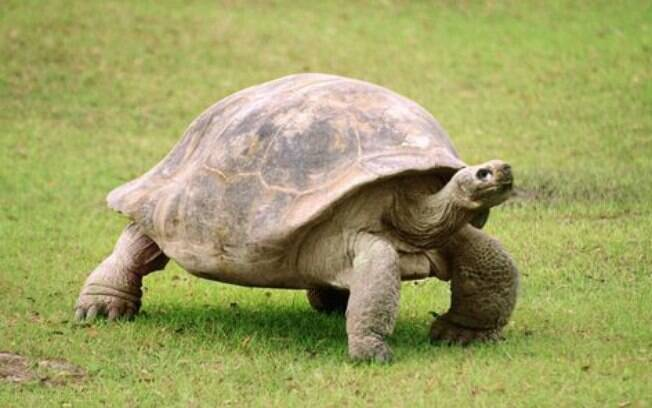
#> input picture AULA 02-10/turtle.jpg, 652 x 408 px
$ jupyter execute 'Aula 02-10.ipynb'
#> lines starting #> are read from the running program, lines starting #| are printed output that depends on the picture
[cell 1]
import cv2
import numpy as np
import matplotlib.pyplot as plt
from google.colab import files

[cell 2]
arquivo = files.upload()
#> the answer given: turtle.jpg

[cell 3]
img_bgr = cv2.imread('turtle.jpg')
#> img_bgr is the input picture: shape (408, 652, 3); mean B, G, R 99.7, 161, 159.7
img_gray = cv2.cvtColor(img_bgr, cv2.COLOR_RGB2GRAY)
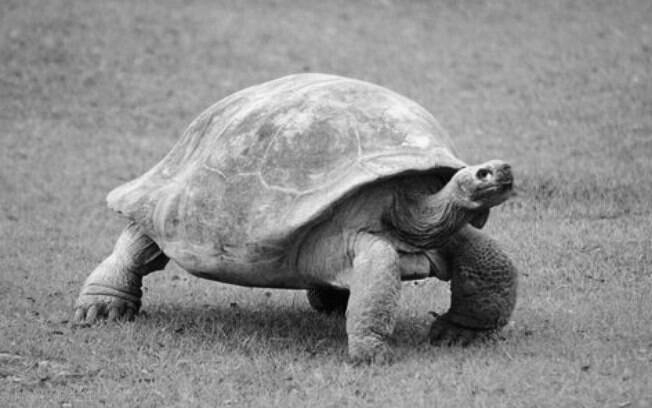
#> img_gray: shape (408, 652); min 0, max 250, mean 142.5
img_gray

[cell 4]
altura = img_gray.shape[0]
#> altura = 408
largura = img_gray.shape[1]
#> largura = 652

print(altura, largura)
#| 408 652

# 1. Translação de exclusão

[cell 5]
dx = 50
dy = 30

transladada = np.zeros((altura, largura), dtype=np.uint8)

for x in range(largura):
  for y in range(altura):

    novo_x = x + dx
    novo_y = y + dy

    if 0 <= novo_x and novo_x < largura:
      if 0 <= novo_y and novo_y < altura:
        transladada[novo_y, novo_x] = img_gray[y,x]
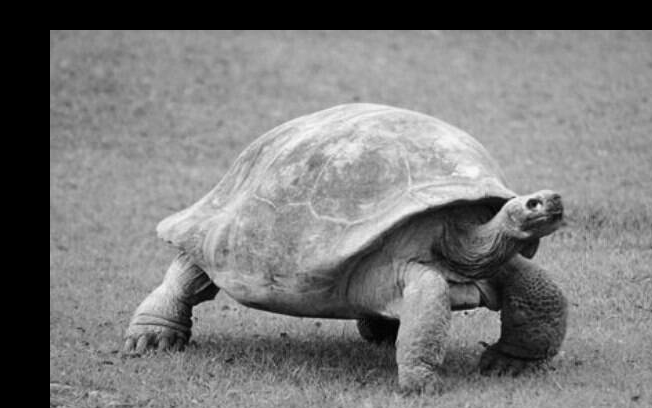
#> transladada: shape (408, 652); min 0, max 250, mean 121.2

plt.figure(figsize=(7,5))
plt.imshow(transladada, cmap='gray')
plt.title('Translação de Exclusão')
plt.axis('off')
plt.show()

# 2. Translação de wrap-around

[cell 6]
dx = 326
dy = 204

transladada = np.zeros((altura, largura), dtype=np.uint8)

for x in range(largura):
  for y in range(altura):

    novo_x = (x + dx) % largura
    novo_y = (y + dy) % altura

    transladada[novo_y, novo_x] = img_gray[y,x]
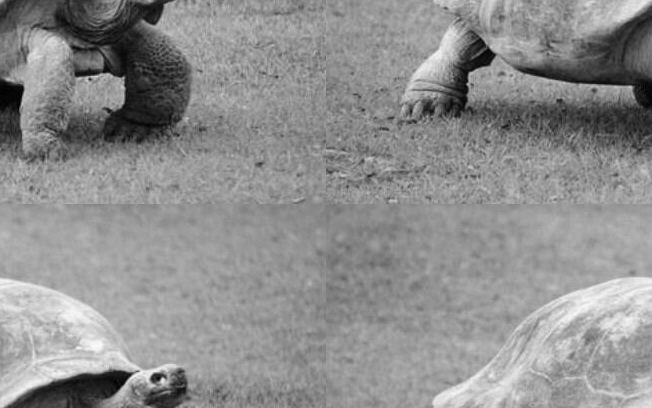
#> transladada: shape (408, 652); min 0, max 250, mean 142.5

plt.figure(figsize=(7,5))
plt.imshow(transladada, cmap='gray')
plt.title('Translação de wrap-around')
plt.axis('off')
plt.show()

# 3. Escalamento

[cell 7]
sx = 3.0
sy = 3.0

nova_largura = int(largura * sx)
#> nova_largura = 1956
nova_altura = int(altura * sy)
#> nova_altura = 1224

escalada = np.zeros((nova_altura, nova_largura), dtype=np.uint8)

for x in range(nova_largura):
  for y in range(nova_altura):

    novo_x = int(x / sx)
    novo_y = int(y / sy)

    escalada[y,x] = img_gray[novo_y, novo_x]

plt.figure(figsize=(7,5))
plt.imsave('turtle_3_0.png', escalada)
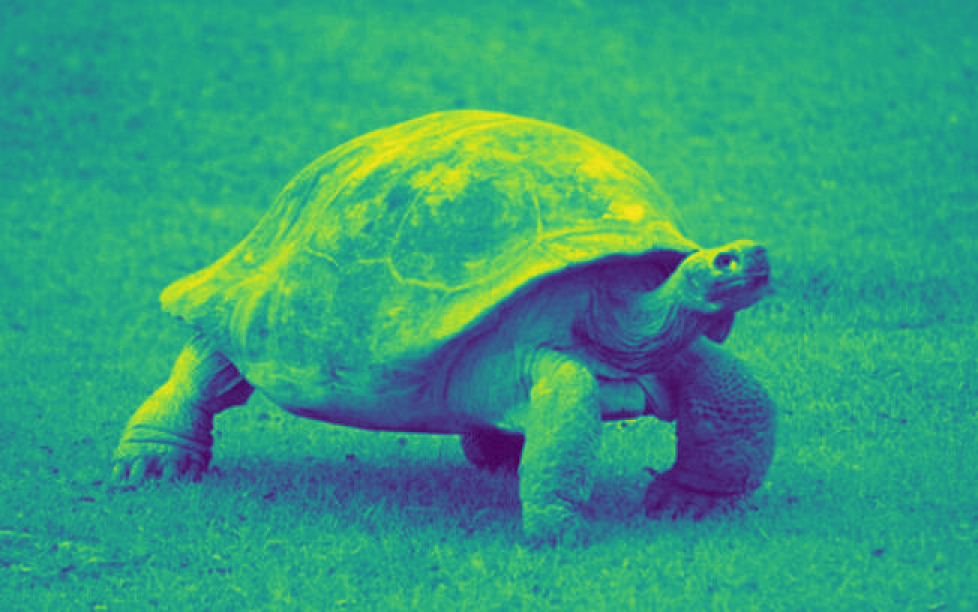
#> saved as turtle_3_0.png: shape (1224, 1956, 3) (shown at 1/2 size); mean R, G, B 51, 158.7, 124.7
plt.imshow(escalada, cmap='gray')
plt.title('Escalamento')
plt.axis('off')
plt.show()

# 4. Espelhamento

[cell 8]
espelhada_h = np.zeros((altura, largura), dtype=np.uint8)
espelhada_v = np.zeros((altura, largura), dtype=np.uint)

for x in range(largura):
  for y in range(altura):

    novo_x = largura - x - 1
    novo_y = altura - y - 1

    espelhada_h[y, novo_x] = img_gray[y, x]
    espelhada_v[novo_y, x] = img_gray[y, x]
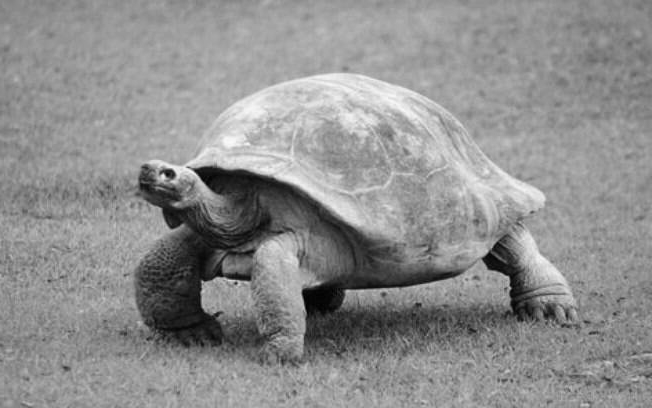
#> espelhada_h: shape (408, 652); min 0, max 250, mean 142.5
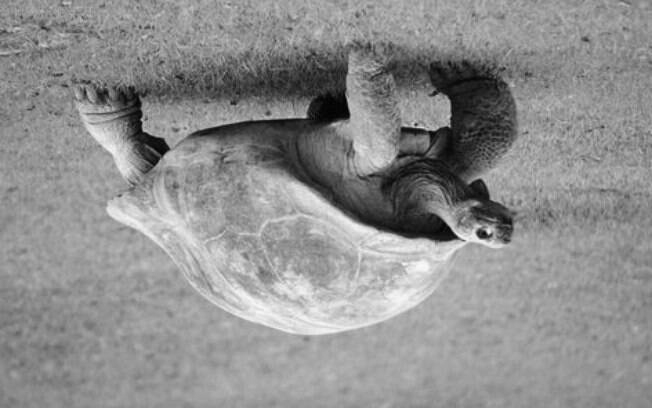
#> espelhada_v: shape (408, 652) uint64; min 0, max 250, mean 142.5

plt.figure(figsize=(7,5))
plt.imshow(espelhada_h, cmap='gray')
plt.title('Espelhamento')
plt.axis('off')
plt.show()
